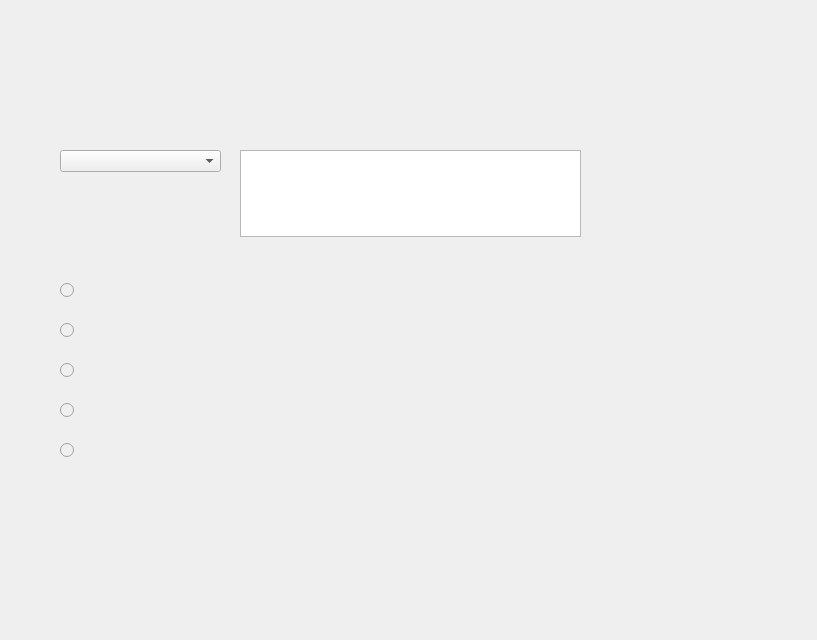
<?xml version="1.0" encoding="UTF-8"?>
<ui version="4.0">
 <class>Form</class>
 <widget class="QWidget" name="Form">
  <property name="geometry">
   <rect>
    <x>0</x>
    <y>0</y>
    <width>817</width>
    <height>640</height>
   </rect>
  </property>
  <property name="mouseTracking">
   <bool>false</bool>
  </property>
  <property name="windowTitle">
   <string>Form</string>
  </property>
  <widget class="QComboBox" name="comboBox">
   <property name="geometry">
    <rect>
     <x>60</x>
     <y>150</y>
     <width>161</width>
     <height>22</height>
    </rect>
   </property>
   <property name="font">
    <font>
     <family>Yu Gothic UI</family>
    </font>
   </property>
   <property name="currentText">
    <string/>
   </property>
   <property name="currentIndex">
    <number>-1</number>
   </property>
   <item>
    <property name="text">
     <string>1</string>
    </property>
   </item>
   <item>
    <property name="text">
     <string>2</string>
    </property>
   </item>
   <item>
    <property name="text">
     <string>3</string>
    </property>
   </item>
   <item>
    <property name="text">
     <string>4</string>
    </property>
   </item>
   <item>
    <property name="text">
     <string>5</string>
    </property>
   </item>
  </widget>
  <widget class="QTextEdit" name="textEdit">
   <property name="geometry">
    <rect>
     <x>240</x>
     <y>150</y>
     <width>341</width>
     <height>87</height>
    </rect>
   </property>
  </widget>
  <widget class="QRadioButton" name="radioButton">
   <property name="enabled">
    <bool>false</bool>
   </property>
   <property name="geometry">
    <rect>
     <x>60</x>
     <y>280</y>
     <width>95</width>
     <height>20</height>
    </rect>
   </property>
   <property name="mouseTracking">
    <bool>true</bool>
   </property>
   <property name="toolTip">
    <string/>
   </property>
   <property name="autoFillBackground">
    <bool>true</bool>
   </property>
   <property name="text">
    <string/>
   </property>
   <property name="checkable">
    <bool>true</bool>
   </property>
   <property name="autoExclusive">
    <bool>false</bool>
   </property>
  </widget>
  <widget class="QRadioButton" name="radioButton_2">
   <property name="enabled">
    <bool>false</bool>
   </property>
   <property name="geometry">
    <rect>
     <x>60</x>
     <y>320</y>
     <width>95</width>
     <height>20</height>
    </rect>
   </property>
   <property name="text">
    <string/>
   </property>
  </widget>
  <widget class="QRadioButton" name="radioButton_3">
   <property name="enabled">
    <bool>false</bool>
   </property>
   <property name="geometry">
    <rect>
     <x>60</x>
     <y>360</y>
     <width>95</width>
     <height>20</height>
    </rect>
   </property>
   <property name="text">
    <string/>
   </property>
  </widget>
  <widget class="QRadioButton" name="radioButton_4">
   <property name="enabled">
    <bool>false</bool>
   </property>
   <property name="geometry">
    <rect>
     <x>60</x>
     <y>400</y>
     <width>95</width>
     <height>20</height>
    </rect>
   </property>
   <property name="text">
    <string/>
   </property>
  </widget>
  <widget class="QRadioButton" name="radioButton_5">
   <property name="enabled">
    <bool>false</bool>
   </property>
   <property name="geometry">
    <rect>
     <x>60</x>
     <y>440</y>
     <width>95</width>
     <height>20</height>
    </rect>
   </property>
   <property name="text">
    <string/>
   </property>
  </widget>
 </widget>
 <resources/>
 <connections/>
</ui>
